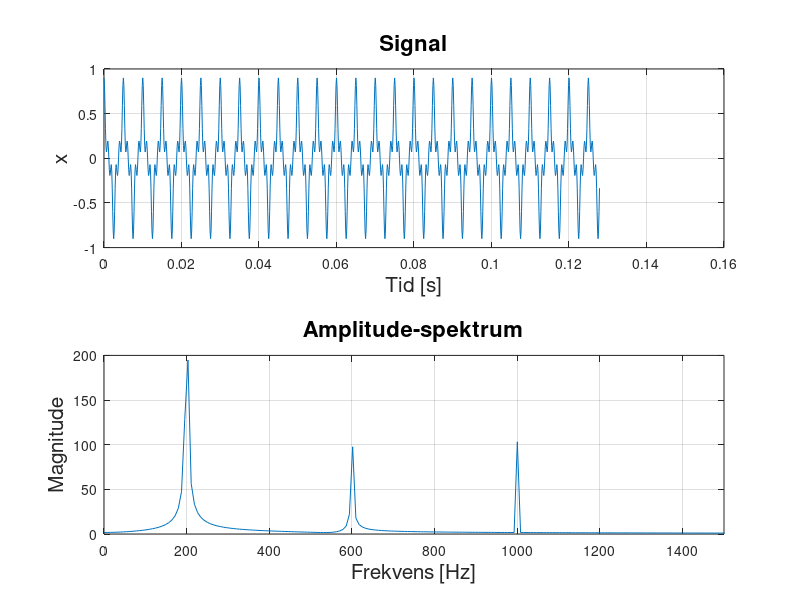
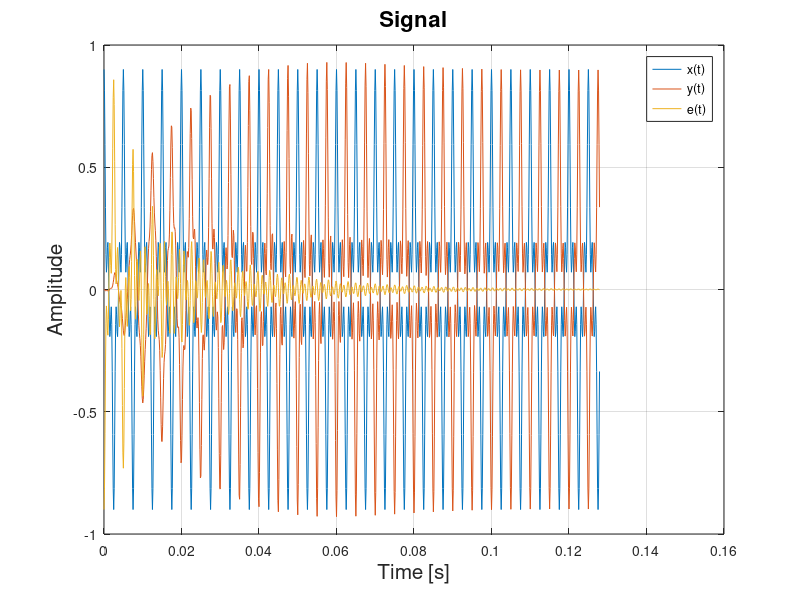

Write the MATLAB code that produced these figures, in order.
clc; clear; close all;
%% Støjsignalet
fs = 8000;

N = 1024*1;

t = [0:N-1]/fs;

x = 0.2 * cos( 2 * pi * 600 * t ) +  0.5 * cos( 2 * pi * 200 * t ) + 0.2* cos( 2 * pi * 1000 * t );

% Frekvensopløsning
f_res = fs/N;

% Frekvensakse
f_axis = [0:N-1]*f_res;

X = fft(x, N);

figure()
subplot(2,1,1)
plot(t,x)
grid on;
xlabel('Tid [s]','FontSize', 15);
ylabel('x','FontSize', 15);
title('Signal','FontSize', 16);
subplot(2,1,2)
plot(f_axis(1:end/2), abs(X(1:end/2)))
grid on;
xlabel('Frekvens [Hz]','FontSize', 15)
ylabel('Magnitude','FontSize', 15)
title('Amplitude-spektrum','FontSize', 16)
xlim([0 1500])

%% LMS
M = 100; % et M-tap filter
u = 0.004; % stepsize
w = zeros(1,M); % Weights
y = zeros(1,N); % Filtreret signal
e = zeros(1,N); % error-signal
for n=1:N
    
    % FIR filter input vector
    for l=1:M
        if (n > l) 
            y(n) = y(n) + w(l)*x(n-l+1);
        end
    end
    
    % Estimate error
    e(n) = -x(n) - y(n);
    
    % Adjust weights
    for k=1:M
        if (n > k)
            w(k) = w(k) + 2*u*e(n)*x(n-k); 
        end
    end
    
end
%%
figure()
plot(t,x)
hold on;
plot(t,y)
plot(t,e)
legend('x(t)', 'y(t)', 'e(t)')
grid on;
xlabel('Time [s]','FontSize', 15);
ylabel('Amplitude','FontSize', 15);
title('Signal','FontSize', 16);
% subplot(2,1,2)
% plot(t,y)
% grid on;
% xlabel('Tid [s]','FontSize', 15);
% ylabel('y','FontSize', 15);
% title('Filtered signal','FontSize', 16);
% subplot(2,1,2)
% plot(t,e)
% grid on;
% xlabel('Tid [s]','FontSize', 15);
% ylabel('e = x + y','FontSize', 15);
% title('error signal','FontSize', 16);
